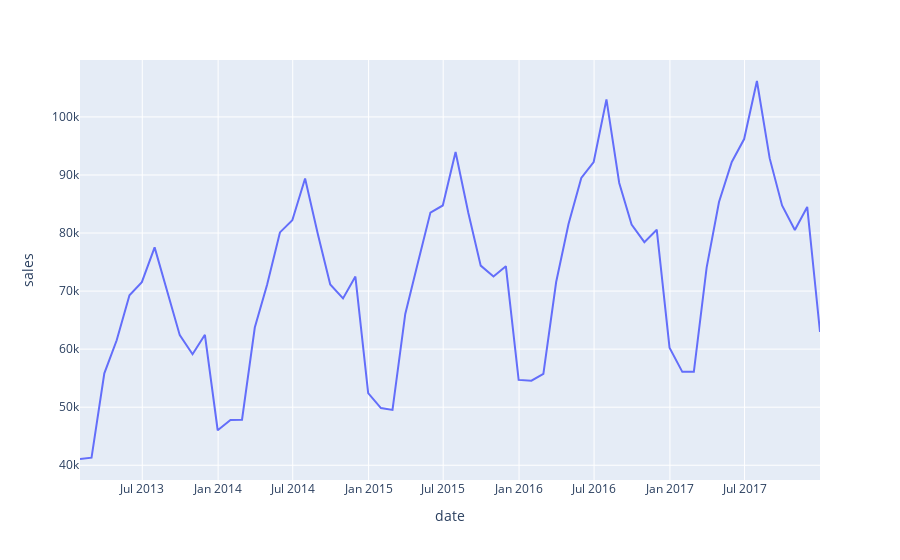
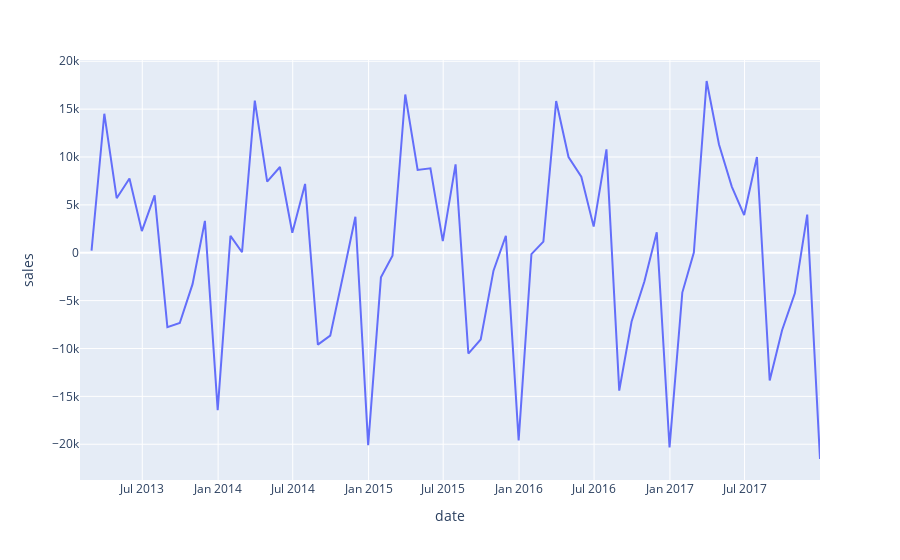
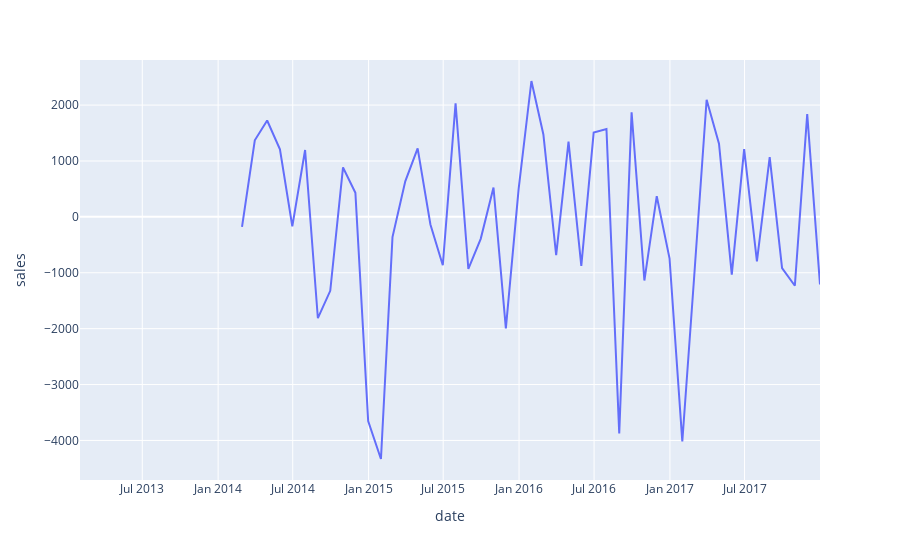

Notebook cell for these charts, in order:
### Markdown cell above
Finding:
- Non-stational
- Trend exist
- Seasonality exsist

# 2. Data prcessing to make it stational process

### Code cell
print('d =', arima.ndiffs(df)) #find d (montly differencing)
print('D =', arima.nsdiffs(df,m=12)) #find D（yearly differencing）
fig = px.line(df.reset_index(), x='date', y='sales')
fig.show()
fig = px.line(df.diff(1).reset_index(), x='date', y='sales')
fig.show()
fig = px.line(df.diff(1).diff(12).reset_index(), x='date', y='sales')
fig.show()
